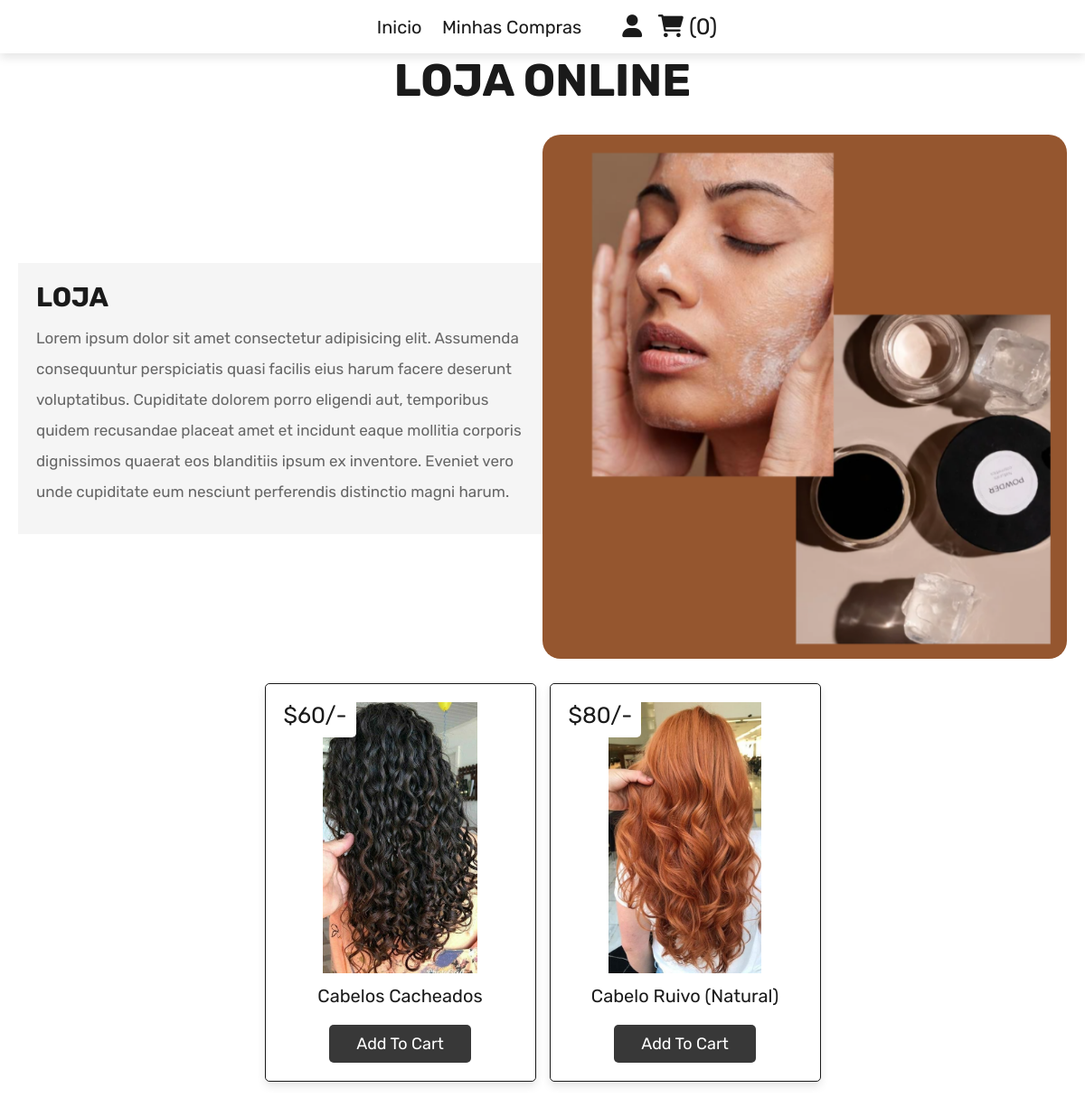
Page /loja/loja.php on the committed database.
### tables this page shows
CREATE TABLE `products` (
  `ProductID` int(100) NOT NULL,
  `Name` varchar(100) NOT NULL,
  `price` int(100) NOT NULL,
  `image` varchar(100) NOT NULL
);

### loja/loja.php (the view, shortened to what this page needs)
<?php
$conn = mysqli_connect('localhost','root','','altair') or die('connection failed');
$user_id = $_SESSION['user_id'];
?>
<!DOCTYPE html>
<html lang="pt">
<head>
    <link rel="stylesheet" href="../style/style.css">
    <link rel="stylesheet" href="../style/portability.css">
    <link rel="stylesheet" href="../style/header.css">
    <link rel="stylesheet" href="../style/conteiners.css">
    <link rel="stylesheet" href="../style/">
    <link rel="stylesheet" href="https://cdnjs.cloudflare.com/ajax/libs/font-awesome/6.0.0/css/all.min.css">
</head>
<body>
    <?php
    include "header-store.php";
    ?>
<div class="heading">
        <h3>Loja Online</h3>
    </div>
    <section class="products">
        <div class="about">
            <div class="flex">
            <div class="content">
                <h3>Loja</h3>
                <p>
                    Lorem ipsum dolor sit amet consectetur adipisicing elit. Assumenda consequuntur perspiciatis quasi facilis eius harum facere deserunt voluptatibus. Cupiditate dolorem porro eligendi aut, temporibus quidem recusandae placeat amet et incidunt eaque mollitia corporis dignissimos quaerat eos blanditiis ipsum ex inventore. Eveniet vero unde cupiditate eum nesciunt perferendis distinctio magni harum.
                </p>
                </div>
                <div class="image"><img src="../img/M1.png" alt=""></div>
            </div>
        </div><br><br>
        <div class="box-container">
        <?php
         $select_products = mysqli_query($conn, "SELECT * FROM `products`") or die('query failed');
         if(mysqli_num_rows($select_products) > 0){
            while($fetch_products = mysqli_fetch_assoc($select_products)){
      ?>
     <form action="" method="post" class="box">
      <img class="image" src="../adm_directories/uploaded_img/<?php echo $fetch_products['image']; ?>" alt="">
      <div class="name"><?php echo $fetch_products['Name']; ?></div>
      <div class="price">$<?php echo $fetch_products['price']; ?>/-</div>
      <input type="submit" value="add to cart" name="add_to_cart" class="btn">
     </form>
      <?php
         }
      }else{
         echo '<p class="empty">Sem produtos</p>';
      }
      ?>
        </div>
    </section>
</body>
</html>

### loja/header-store.php (shortened to what this page needs)
<header class="header">
   <div class="header-2">
      <div class="flex">
         <nav class="navbar">
            <a href="loja.php">Inicio</a>
            <a href="cart.php">Minhas Compras</a>
         </nav>
         <div class="icons">
            <div id="user-btn" class="fas fa-user"></div>
            <?php
               $select_cart_number = mysqli_query($conn, "SELECT * FROM `cart` WHERE user_id = '$user_id'") or die('query failed');
               $cart_rows_number = mysqli_num_rows($select_cart_number);
            ?>
            <a href="cart.php"> <i class="fas fa-shopping-cart"></i> <span>(<?php echo $cart_rows_number; ?>)</span> </a>
         </div>
      </div>
   </div>
</header>

### style/style.css (style rules this page uses)
:root { --gray:#383838; --black:#1a1a1a; --white:#fff; --light-color:#666; --light-white:#ccc; --light-bg:#f5f5f5; --border:.1rem solid var(--black); --box-shadow:0 .5rem 1rem rgba(0,0,0,.1); --whatsapp-color:rgb(37, 211,102); }
* { font-family: 'Rubik', sans-serif; margin:0; padding:0; box-sizing: border-box; outline: none; border:none; text-decoration: none; transition:all .2s linear; animation: fade-up 0.5s; }
*, *:before, *:after { box-sizing: border-box; }
html { scroll-behavior: smooth; font-size: 62.5%; overflow-x: hidden; }
section { padding: 3rem 2rem; }
.btn, .delete-btn, .white-btn { display: inline-block; margin-top: 1rem; padding:1rem 3rem; cursor: pointer; color:var(--white); font-size: 1.8rem; border-radius: .5rem; text-transform: capitalize; }
.white-btn, .btn { background-color: var(--gray); }
.heading { min-height: 7vh; display: flex; flex-flow: column; align-items: center; justify-content: center; gap:1rem; background: url(../images/heading-bg.webp) no-repeat; background-size: cover; background-position: center; text-align: center; }
.heading h3 { font-size: 5rem; color:var(--black); text-transform: uppercase; }

### style/portability.css (style rules this page uses)
:root { --gray:#383838; --black:#1a1a1a; --white:#fff; --light-color:#666; --light-white:#ccc; --light-bg:#f5f5f5; --border:.1rem solid var(--black); --box-shadow:0 .5rem 1rem rgba(0,0,0,.1); --whatsapp-color:rgb(37, 211,102); }

### style/header.css (style rules this page uses)
:root { --gray:#383838; --black:#1a1a1a; --white:#fff; --light-color:#666; --light-white:#ccc; --light-bg:#f5f5f5; --border:.1rem solid var(--black); --box-shadow:0 .5rem 1rem rgba(0,0,0,.1); --whatsapp-color:rgb(37, 211,102); }
.header .header-2 { background-color: var(--white); box-shadow: var(--box-shadow); }
.header .header-2 .flex { padding: 1.5rem; display: flex; align-items: center; justify-content: center; max-width: 1200px; margin: 0 auto; position: relative; }
.header .header-2 .flex .navbar a { margin:0 1rem; font-size: 2rem; color:var(--black); }
.header .header-2 .flex .icons > * { font-size: 2.5rem; color:var(--black); cursor: pointer; margin-left: 1.5rem; }

### style/conteiners.css (style rules this page uses)
:root { --gray:#383838; --black:#1a1a1a; --white:#fff; --light-color:#666; --light-white:#ccc; --light-bg:#f5f5f5; --border:.1rem solid var(--black); --box-shadow:0 .5rem 1rem rgba(0,0,0,.1); --whatsapp-color:rgb(37, 211,102); }
.products .box-container { max-width: 1200px; margin:0 auto; display: grid; grid-template-columns: repeat(auto-fit, 30rem); align-items: flex-start; gap:1.5rem; justify-content: center; }
.products .box-container .box { border-radius: .5rem; background-color: var(--white); box-shadow: var(--box-shadow); padding:2rem; text-align: center; border:var(--border); position: relative; }
.products .box-container .box .image { height: 30rem; }
.products .box-container .box .name { padding:1rem 0; font-size: 2rem; color:var(--black); }
.products .box-container .box .price { position: absolute; top:1rem; left:1rem; border-radius: .5rem; padding:1rem; font-size: 2.5rem; text-shadow: var(--white) 5px; color:var(--black); background-color: var(--white); }
.about .flex { max-width: 1200px; margin:0 auto; display: flex; align-items: center; justify-content: center; flex-wrap: wrap; }
.about .flex .image { flex:1 1 40rem; }
.about .flex .image img { width: 100%; justify-content: center; align-items: center; align-content: center; border-radius: 2.5vh; cursor: pointer; }
.about .flex .content { flex:1 1 40rem; padding:2rem; background-color: var(--light-bg); }
.about .flex .content h3 { font-size: 3rem; color:var(--black); text-transform: uppercase; }
.about .flex .content p { padding:1rem 0; line-height: 2; font-size: 1.7rem; color:var(--light-color); }

### rows in the picture
products: image (picture), Name "Cabelos Cacheados", price "60"
products: image (picture), Name "Cabelo Ruivo (Natural)", price "80"

### other values in the picture
$cart_rows_number "0"
